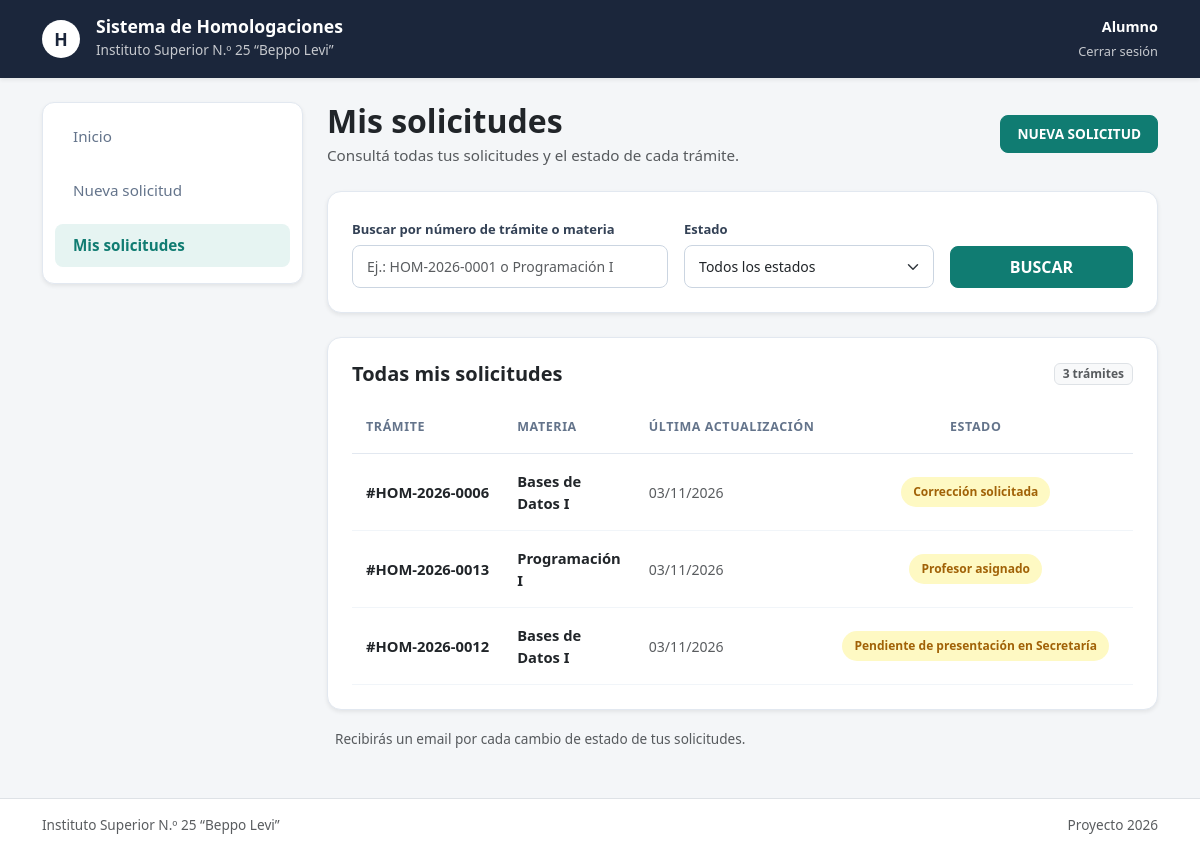
The app's page /mis-solicitudes/ (signed in) with its own data.
### app1/models.py (models this page shows, shortened)
class SolicitudHomologacion(models.Model):
    ESTADOS = [
        ('PENDIENTE_PRESENTACION', 'Pendiente de presentación en Secretaría'),
        ('DOCUMENTACION_RECIBIDA', 'Documentación recibida'),
        ('PROFESOR_ASIGNADO', 'Profesor asignado'),
        ('EN_EVALUACION', 'En evaluación'),
        ('EVALUACION_FINALIZADA', 'Evaluación finalizada'),
        ('CORRECCION_SOLICITADA', 'Corrección solicitada'),
        ('DICTAMEN_APROBADO', 'Dictamen aprobado'),
        ('HOMOLOGACION_APROBADA', 'Homologación aprobada'),
        ('HOMOLOGACION_RECHAZADA', 'Homologación rechazada'),
    ]
    numero_tramite = models.CharField(max_length=30, unique=True, verbose_name="Número de Trámite")
    alumno = models.ForeignKey(PerfilUsuario, on_delete=models.CASCADE, limit_choices_to={'rol': 'ALUMNO'}, related_name="solicitudes")
    institucion_origen = models.CharField(max_length=200, verbose_name="Institución de Origen")
    carrera_origen = models.CharField(max_length=200, verbose_name="Carrera de Origen")
    analitico_pdf = models.FileField(upload_to="analiticos/", null=True, blank=True, verbose_name="Certificado Analítico")
    programa_origen_pdf = models.FileField(upload_to="programas_origen/", null=True, blank=True, verbose_name="Programa de la Materia de Origen")
    observaciones_alumno = models.TextField(blank=True, null=True, verbose_name="Observaciones del Alumno")
    estado = models.CharField(max_length=30, choices=ESTADOS, default='PENDIENTE_PRESENTACION', verbose_name="Estado de la Solicitud")
    fecha_creacion = models.DateTimeField(auto_now_add=True, verbose_name="Fecha de Creación")
    fecha_actualizacion = models.DateTimeField(auto_now=True, verbose_name="Última Actualización")

class MateriaSolicitada(models.Model):
    RESULTADOS = [
        ('PENDIENTE', 'Pendiente'),
        ('APROBADA', 'Aprobada'),
        ('RECHAZADA', 'Rechazada'),
    ]
    solicitud = models.ForeignKey(SolicitudHomologacion, on_delete=models.CASCADE, related_name="materias_solicitadas")
    materia = models.ForeignKey(Materia, on_delete=models.CASCADE, verbose_name="Materia Institucional a Homologar")
    profesor_evaluador = models.ForeignKey(PerfilUsuario, on_delete=models.SET_NULL, null=True, blank=True, limit_choices_to={'rol': 'PROFESOR'}, related_name="evaluaciones_asignadas")
    programa_institucional = models.ForeignKey(ProgramaAcademico, on_delete=models.SET_NULL, null=True, blank=True)
    resultado_dictamen = models.CharField(max_length=20, choices=RESULTADOS, default='PENDIENTE', verbose_name="Resultado Dictamen")
    fundamentacion_profesor = models.TextField(blank=True, null=True, verbose_name="Fundamentación del Profesor")
    observaciones_jefe_carrera = models.TextField(blank=True, null=True, verbose_name="Observaciones Jefe de Carrera")

class Materia(models.Model):
    carrera = models.ForeignKey(Carrera, on_delete=models.CASCADE, related_name="materias")
    nombre = models.CharField(max_length=150, verbose_name="Nombre de la Materia")
    año = models.CharField(max_length=20, blank=True, null=True, verbose_name="Año / Nivel")

### app1/views.py (the view)
# urls.py: path('mis-solicitudes/', views.mis_solicitudes, name='mis_solicitudes'),
@login_required(login_url='index')
def mis_solicitudes(request):
    perfil = request.user.perfil
    solicitudes = SolicitudHomologacion.objects.filter(alumno=perfil).order_by('-fecha_actualizacion')
    busqueda = request.GET.get('q', '').strip()
    if busqueda:
        solicitudes = solicitudes.filter(
            Q(numero_tramite__icontains=busqueda) |
            Q(materias_solicitadas__materia__nombre__icontains=busqueda)
        ).distinct()
    estado_filtro = request.GET.get('estado', '')
    if estado_filtro:
        solicitudes = solicitudes.filter(estado=estado_filtro)
    contexto = {
        'solicitudes': solicitudes,
        'busqueda': busqueda,
        'estado_filtro': estado_filtro,
        'estados_disponibles': SolicitudHomologacion.ESTADOS,
    }
    return render(request, 'app1/mis_solicitudes.html', contexto)

### app1/templates/app1/mis_solicitudes.html (shortened to what this page needs)
{% extends 'app1/base.html' %}
{% load static %}
{% block usuario_header %}
    <div class="text-end">
        <span class="d-block fw-bold text-white" style="font-size: 0.9rem;">Alumno</span>
        <a href="{% url 'cerrar_sesion' %}" class="text-white text-opacity-75 text-decoration-none" style="font-size: 0.8rem;">
            Cerrar sesión
        </a>
    </div>
{% endblock usuario_header %}
{% block contenido %}
<div class="row g-4">
    <div class="col-12 col-lg-3">
        <div class="sidebar-nav shadow-sm d-flex flex-row flex-lg-column gap-2 overflow-auto">
            <a href="{% url 'panel_alumno' %}" class="sidebar-link">Inicio</a>
            <a href="{% url 'nueva_solicitud' %}" class="sidebar-link">Nueva solicitud</a>
            <a href="{% url 'mis_solicitudes' %}" class="sidebar-link active">Mis solicitudes</a>
        </div>
    </div>
    <div class="col-12 col-lg-9">
        <div class="d-flex flex-column flex-sm-row justify-content-between align-items-start align-items-sm-center gap-3 mb-4">
            <div class="text-start">
                <h2 class="fw-bold text-dark mb-1">Mis solicitudes</h2>
                <p class="text-muted mb-0" style="font-size: 0.95rem;">Consultá todas tus solicitudes y el estado de cada trámite.</p>
            </div>
            <a href="{% url 'nueva_solicitud' %}" class="btn btn-teal px-3 py-2 fw-bold text-uppercase text-nowrap" style="font-size: 0.85rem;">
                NUEVA SOLICITUD
            </a>
        </div>
        <div class="card-homolotec shadow-sm p-4 mb-4 text-start">
            <form method="GET" action="{% url 'mis_solicitudes' %}">
                <div class="row g-3 align-items-end">
                    <div class="col-12 col-md-5">
                        <label class="form-label">Buscar por número de trámite o materia</label>
                        <input type="text" name="q" value="{{ busqueda }}" class="form-control" placeholder="Ej.: HOM-2026-0001 o Programación I">
                    </div>
                    <div class="col-12 col-md-4">
                        <label class="form-label">Estado</label>
                        <select name="estado" class="form-select">
                            <option value="">Todos los estados</option>
                        </select>
                    </div>
                    <div class="col-12 col-md-3">
                        <button type="submit" class="btn btn-teal w-100 py-2">
                            BUSCAR
                        </button>
                    </div>
                </div>
            </form>
        </div>
        <div class="card-homolotec shadow-sm p-4 text-start">
            <div class="d-flex justify-content-between align-items-center mb-3">
                <h5 class="fw-bold text-dark mb-0">Todas mis solicitudes</h5>
                <span class="badge bg-light text-muted border px-2 py-1" style="font-weight: 600;">
                    {{ solicitudes.count }} trámite{{ solicitudes.count|pluralize:"s" }}
                </span>
            </div>
            {% if solicitudes %}
                <div class="table-responsive">
                    <table class="table table-homolotec align-middle text-start">
                        <thead>
                            <tr>
                                <th class="border-0">TRÁMITE</th>
                                <th class="border-0">MATERIA</th>
                                <th class="border-0 text-nowrap">ÚLTIMA ACTUALIZACIÓN</th>
                                <th class="border-0 text-center">ESTADO</th>
                                <th class="border-0 text-end">ACCIÓN</th>
                            </tr>
                        </thead>
                        <tbody>
                            {% for sol in solicitudes %}
                                <tr>
                                    <td class="fw-bold text-dark text-nowrap">
                                        #{{ sol.numero_tramite }}
                                    </td>
                                    <td>
                                        <span class="fw-semibold text-dark">
                                            {{ sol.materias_solicitadas.first.materia.nombre|default:"Varias materias" }}
                                        </span>
                                    </td>
                                    <td class="text-muted text-nowrap" style="font-size: 0.88rem;">
                                        {{ sol.fecha_actualizacion|date:"d/m/Y" }}
                                    </td>
                                    <td class="text-center text-nowrap">
                                        <span class="badge-estado badge-pendiente">
                                            {{ sol.get_estado_display }}
                                        </span>
                                    </td>
                                    <td class="text-end text-nowrap">
                                    </td>
                                </tr>
                            {% endfor %}
                        </tbody>
                    </table>
                </div>
            {% else %}
                <div class="text-center py-5 text-muted">
                    <i class="bi bi-inbox fs-2 d-block mb-2 text-secondary opacity-50"></i>
                    <p class="mb-0">No se encontraron solicitudes con los criterios seleccionados.</p>
                </div>
            {% endif %}
        </div>
        <div class="text-start mt-3 ps-2">
            <small class="text-muted" style="font-size: 0.85rem;">
                Recibirás un email por cada cambio de estado de tus solicitudes.
            </small>
        </div>
    </div>
</div>
{% endblock contenido %}

### app1/static/app1/css/style.css (style rules this page uses)
:root { --color-primario: #107c72; --color-primario-hover: #0c5e56; --color-azul-header: #1b263b; --color-fondo: #f4f6f8; --color-tarjeta: #ffffff; --color-texto: #334155; --color-borde: #e2e8f0; }
body { background-color: var(--color-fondo) !important; color: var(--color-texto); font-family: 'Segoe UI', system-ui, -apple-system, sans-serif; }
.card-homolotec { background-color: var(--color-tarjeta); border-radius: 14px; border: 1px solid var(--color-borde); box-shadow: 0 4px 12px rgba(0, 0, 0, 0.03); padding: 28px; }
.btn-teal { background-color: var(--color-primario) !important; border-color: var(--color-primario) !important; color: #ffffff !important; font-weight: 600; border-radius: 8px; padding: 10px 20px; transition: all 0.2s ease; }
.form-label { font-size: 13px; font-weight: 600; color: var(--color-texto); margin-bottom: 6px; }
.form-control, .form-select { border-radius: 8px; border: 1.5px solid #cbd5e1; padding: 10px 14px; font-size: 14px; }
.badge-estado { padding: 6px 12px; border-radius: 20px; font-size: 12px; font-weight: 600; display: inline-block; }
.badge-pendiente { background-color: #fef9c3; color: #a16207; }

### app1/templates/app1/base.html (style rules this page uses)
body { background-color: #f4f6f8; font-family: 'Segoe UI', system-ui, -apple-system, sans-serif; }
.header-institucional h5, .header-institucional span { color: #ffffff !important; }
.btn-teal { background-color: #107c72; border-color: #107c72; color: #ffffff; font-weight: 600; }

### app1/templates/app1/mis_solicitudes.html (style rules this page uses)
.sidebar-nav { background-color: #ffffff; border-radius: 12px; padding: 12px; border: 1px solid #e2e8f0; }
.sidebar-link { display: block; padding: 10px 18px; color: #64748b; text-decoration: none; font-weight: 500; font-size: 0.95rem; border-radius: 8px; margin-bottom: 4px; white-space: nowrap; transition: all 0.2s ease; }
.sidebar-link.active { background-color: #e6f4f2; color: #107c72; font-weight: 700; }
.table-homolotec { margin-bottom: 0; }
.table-homolotec th { font-size: 0.78rem; font-weight: 700; letter-spacing: 0.6px; color: #64748b; padding: 16px 14px; border-bottom: 1px solid #e2e8f0 !important; white-space: nowrap; }
.table-homolotec td { padding: 16px 14px; vertical-align: middle; border-bottom: 1px solid #f1f5f9; font-size: 0.92rem; }

### records on screen
SolicitudHomologacion: numero_tramite "HOM-2026-0006", materias_solicitadas.first.materia.nombre "Bases de Datos I", fecha_actualizacion "03/11/2026", estado "Corrección solicitada"
SolicitudHomologacion: numero_tramite "HOM-2026-0013", materias_solicitadas.first.materia.nombre "Programación I", fecha_actualizacion "03/11/2026", estado "Profesor asignado"
SolicitudHomologacion: numero_tramite "HOM-2026-0012", materias_solicitadas.first.materia.nombre "Bases de Datos I", fecha_actualizacion "03/11/2026", estado "Pendiente de presentación en Secretaría"

### other values on screen
{{ solicitudes.count }} "3"
